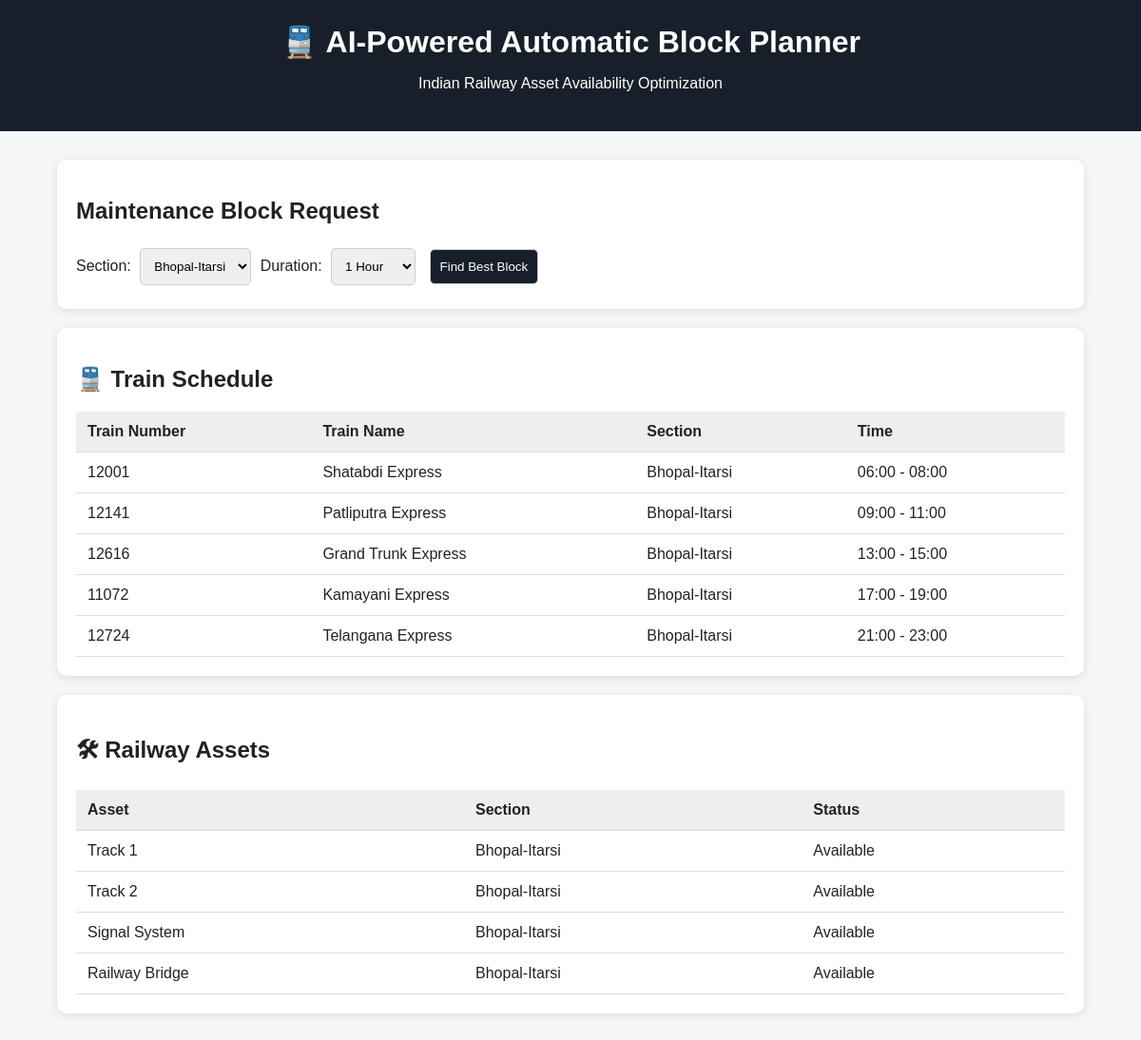
Before: / with the older database file.
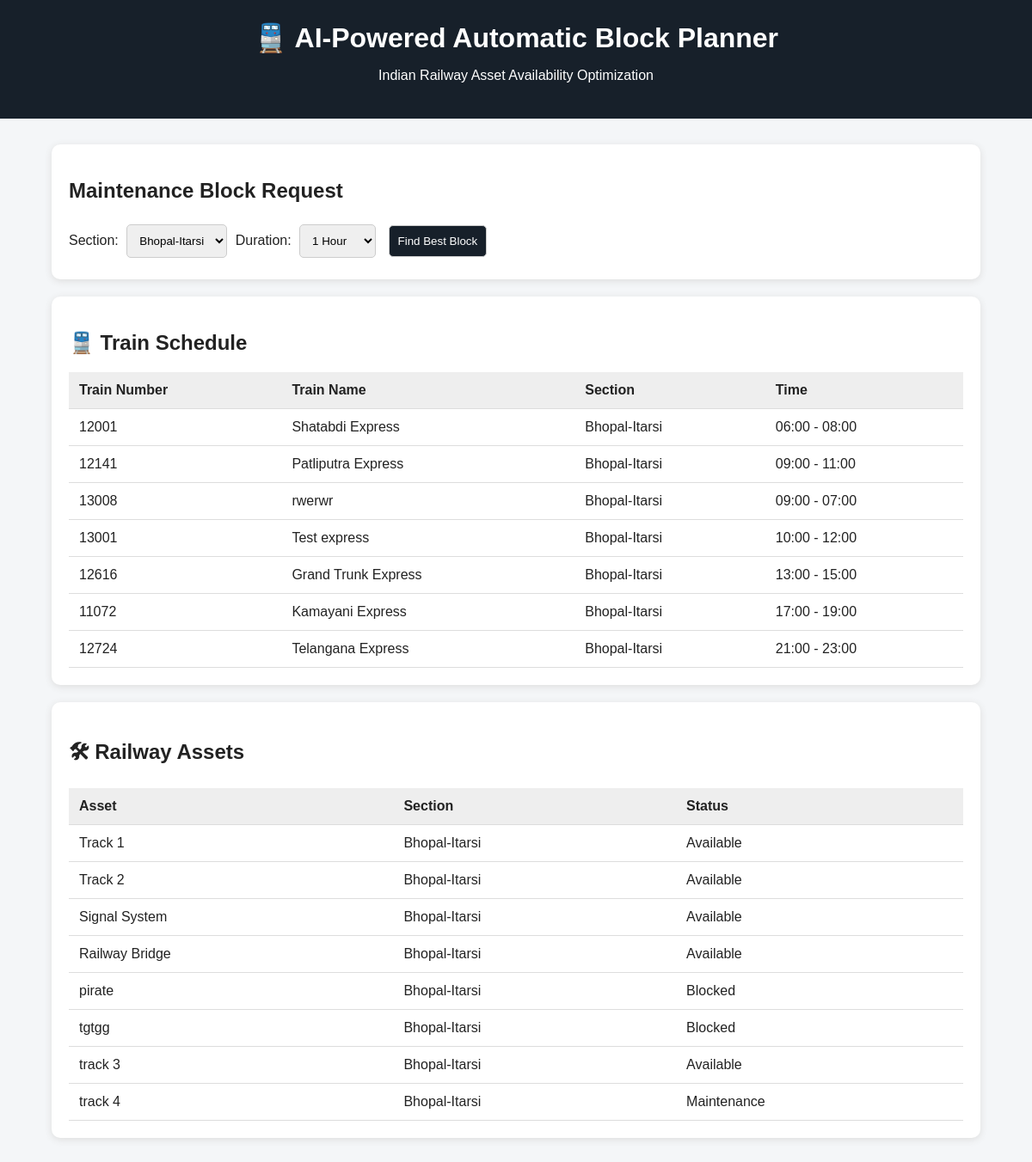
After: the same page with the newer database file.
### tables this page shows
CREATE TABLE trains (
            id INTEGER PRIMARY KEY AUTOINCREMENT,
            train_number TEXT NOT NULL,
            train_name TEXT NOT NULL,
            section TEXT NOT NULL,
            start_time INTEGER NOT NULL,
            end_time INTEGER NOT NULL
        );

CREATE TABLE assets (
            id INTEGER PRIMARY KEY AUTOINCREMENT,
            asset_name TEXT NOT NULL,
            section TEXT NOT NULL,
            status TEXT NOT NULL
        );

### app.py (the view)
@app.route("/")
def home():
    conn = get_connection()
    trains = conn.execute(
        "SELECT * FROM trains ORDER BY start_time"
    ).fetchall()
    assets = conn.execute(
        "SELECT * FROM assets"
    ).fetchall()
    conn.close()
    return render_template(
        "index.html",
        trains=trains,
        assets=assets,
        result=None
    )

### database.py (called while the page is built)
def get_connection():
    conn = sqlite3.connect(DB_NAME)
    conn.row_factory = sqlite3.Row
    return conn

### templates/index.html (shortened to what this page needs)
<!DOCTYPE html>
<html lang="en">
<head>
</head>
<body>
    <header>
        <h1>🚆 AI-Powered Automatic Block Planner</h1>
        <p>Indian Railway Asset Availability Optimization</p>
    </header>
    <div class="container">
        <div class="card">
            <h2>Maintenance Block Request</h2>
            <form action="/plan" method="POST">
                <label>
                    Section:
                </label>
                <select name="section">
                    <option value="Bhopal-Itarsi">
                        Bhopal-Itarsi
                    </option>
                </select>
                <label>
                    Duration:
                </label>
                <select name="duration">
                    <option value="1">1 Hour</option>
                </select>
                <button type="submit">
                    Find Best Block
                </button>
            </form>
        </div>
        <div class="card">
            <h2>🚆 Train Schedule</h2>
            <table>
                <tr>
                    <th>Train Number</th>
                    <th>Train Name</th>
                    <th>Section</th>
                    <th>Time</th>
                </tr>
                {% for train in trains %}
                <tr>
                    <td>
                        {{ train.train_number }}
                    </td>
                    <td>
                        {{ train.train_name }}
                    </td>
                    <td>
                        {{ train.section }}
                    </td>
                    <td>
                        {{ "%02d:00"|format(train.start_time) }}
                        -
                        {{ "%02d:00"|format(train.end_time) }}
                    </td>
                </tr>
                {% endfor %}
            </table>
        </div>
        <div class="card">
            <h2>🛠 Railway Assets</h2>
            <table>
                <tr>
                    <th>Asset</th>
                    <th>Section</th>
                    <th>Status</th>
                </tr>
                {% for asset in assets %}
                <tr>
                    <td>
                        {{ asset.asset_name }}
                    </td>
                    <td>
                        {{ asset.section }}
                    </td>
                    <td>
                        {{ asset.status }}
                    </td>
                </tr>
                {% endfor %}
            </table>
        </div>
    </div>
</body>
</html>

### templates/index.html (style rules this page uses)
body { font-family: Arial, sans-serif; margin: 0; background: #f4f6f8; color: #222; }
header { background: #17202a; color: white; padding: 25px; text-align: center; }
header h1 { margin: 0 0 8px; }
.container { width: 90%; max-width: 1100px; margin: 30px auto; }
.card { background: white; padding: 20px; margin-bottom: 20px; border-radius: 10px; box-shadow: 0 2px 8px #ddd; }
input, select, button { padding: 10px; margin: 5px; border-radius: 5px; border: 1px solid #ccc; }
button { background: #17202a; color: white; cursor: pointer; }
table { width: 100%; border-collapse: collapse; }
th, td { padding: 12px; border-bottom: 1px solid #ddd; text-align: left; }
th { background: #eee; }

Changed rows visible on the page:
added trains: train_number "13008", train_name "rwerwr", section "Bhopal-Itarsi", start_time "09:00", end_time "07:00"
added trains: train_number "13001", train_name "Test express", section "Bhopal-Itarsi", start_time "10:00", end_time "12:00"
added assets: asset_name "pirate", section "Bhopal-Itarsi", status "Blocked"
added assets: asset_name "tgtgg", section "Bhopal-Itarsi", status "Blocked"
added assets: asset_name "track 3", section "Bhopal-Itarsi", status "Available"
added assets: asset_name "track 4", section "Bhopal-Itarsi", status "Maintenance"
